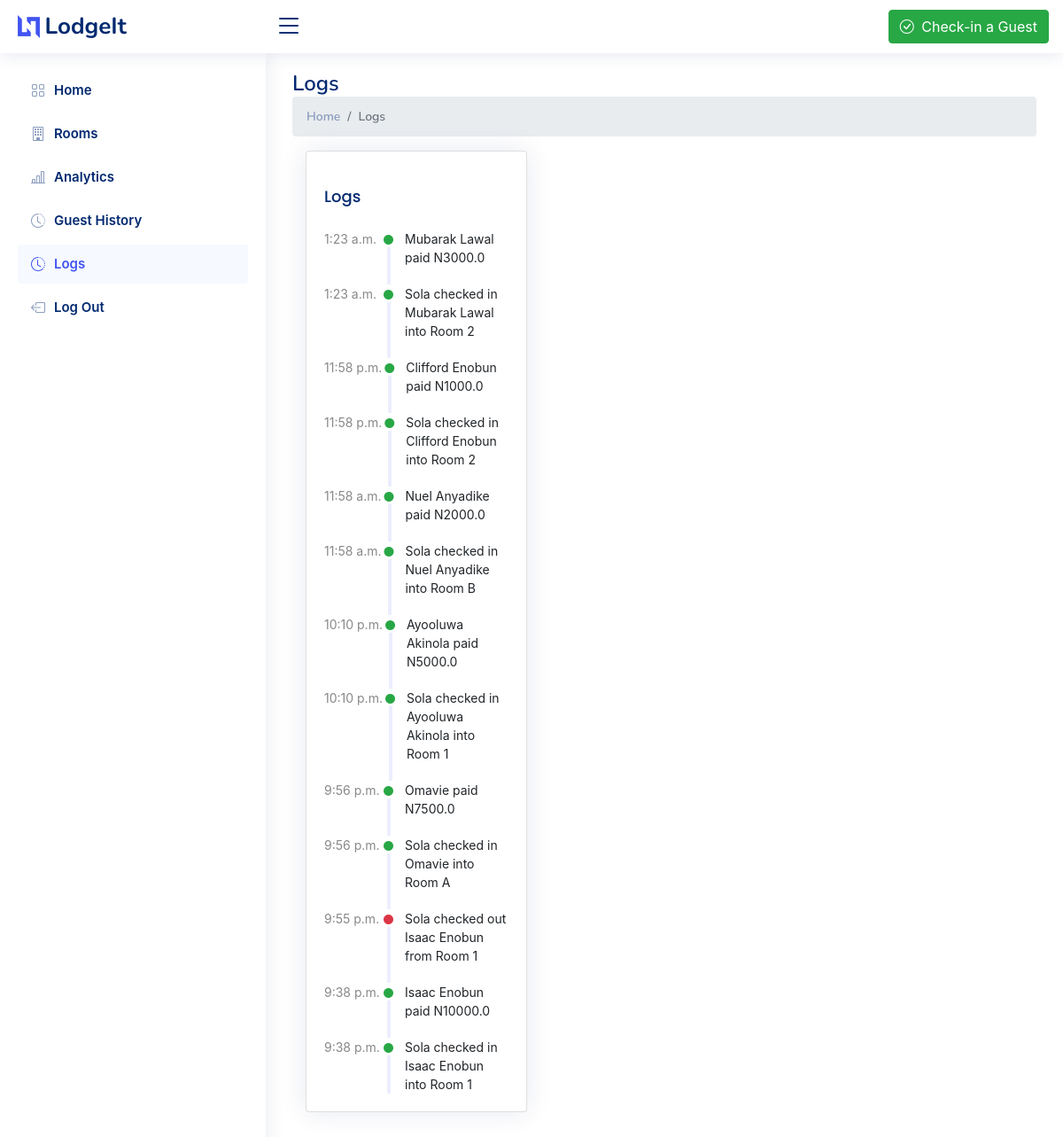
The app's page /logs/ (signed in), older data.
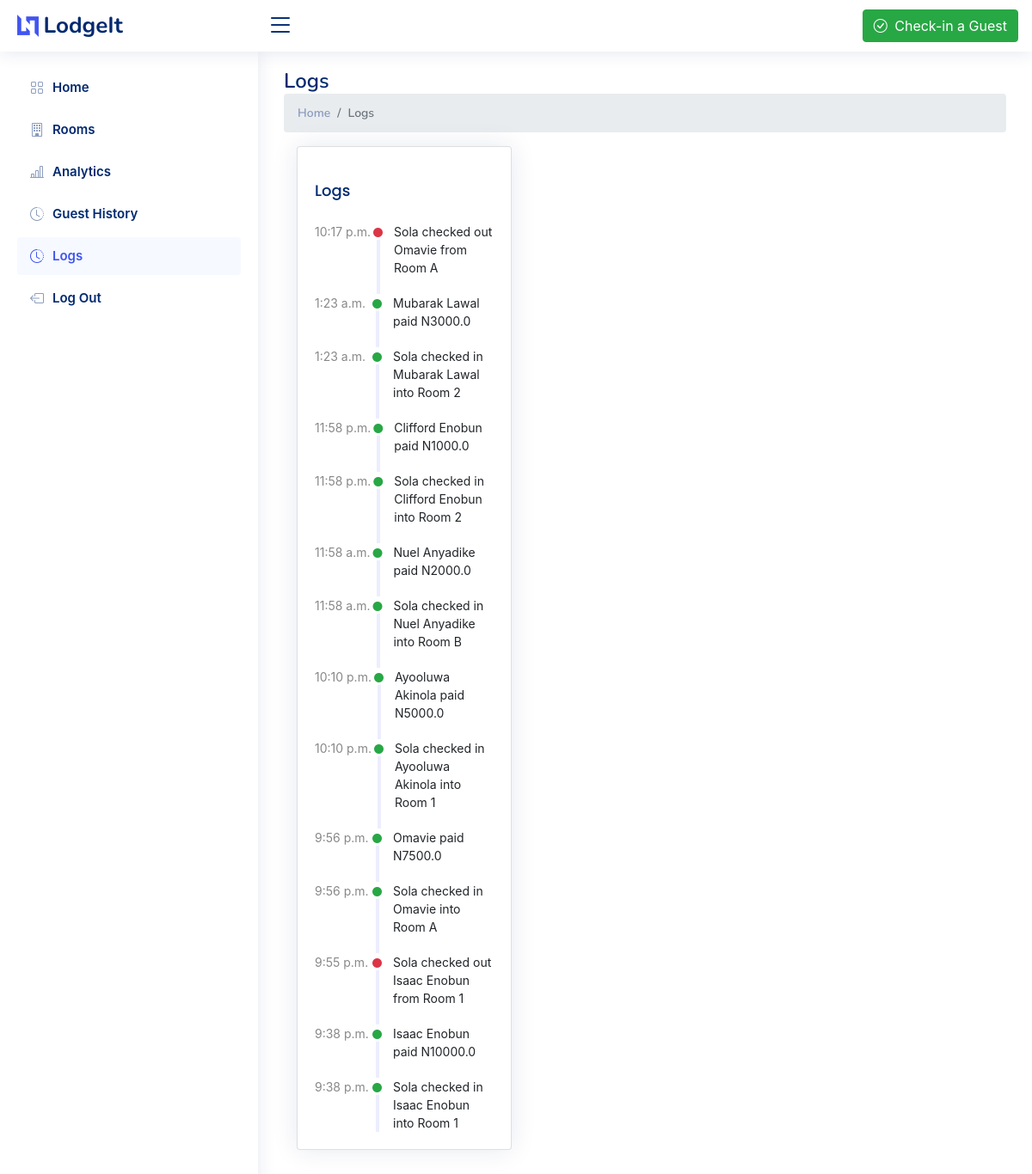
The same page, newer data.
### LodgeApp/models.py (models this page shows, shortened)
class Log(models.Model):
    staff = models.ForeignKey(Staff, on_delete=models.CASCADE)
    action = models.CharField(max_length=300, blank=True)
    check_status = models.BooleanField(default=False)
    timestamp = models.DateTimeField()
    company = models.ForeignKey(Company, on_delete=models.CASCADE, null=True)

### LodgeApp/views.py (the view)
# urls.py: path('logs/', views.logs, name='logs'),
def logs(request):
    if not request.user.is_authenticated:
        return redirect('sign-in')
    if request.user.is_authenticated and request.user.company is None:
        return redirect('onboarding')
    available_rooms = Room.objects.filter(room_status=False,
                                          company=request.user.company)
    logs = Log.objects.filter(company=request.user.company).order_by('-id')
    context={
        'available_rooms':available_rooms,
        'logs':logs,
    }
    return render(request, 'logs.html', context)

### LodgeApp/templatetags/custom_filters.py (called while the page is built)
@register.filter(name='add_one_hour')
def add_one_hour(value):
    return value + timedelta(hours=1)

### LodgeApp/templates/logs.html (shortened to what this page needs)
{% extends 'base.html' %}
{% load static %}
{% load custom_filters %}
{% block content %}
<body>
    {% include 'partials/_header.html' %}
    {% include 'sidebar.html' %}
    <main id="main" class="main">
      <div class="pagetitle">
        <h1>Logs</h1>
        <nav>
          <ol class="breadcrumb">
            <li class="breadcrumb-item"><a href="{% url 'dashboard' %}">Home</a></li>
            <li class="breadcrumb-item active">Logs</li>
          </ol>
        </nav>
      </div>
      <section class="section dashboard">
          <div class="col-lg-4">
            <div class="card">
              <div class="card-body">
                <h5 class="card-title">Logs</h5>
                {% for log in logs %}
                <div class="activity">
                  <div class="activity-item d-flex">
                    <div class="activite-label">{{log.timestamp | add_one_hour | date:'P'}}</div>
                    {% if log.check_status %}
                        <i
                        class="bi bi-circle-fill activity-badge text-success align-self-start"
                      ></i>
                      <div class="activity-content">
                        {{log.action}}
                      </div>
                      {% else %}
                        <i
                        class="bi bi-circle-fill activity-badge text-danger align-self-start"
                      ></i>
                      <div class="activity-content">
                        {{log.action}}
                      </div>
                    {% endif %}
                  </div>
                {% endfor %}
                </div>
              </div>
            </div>
          </div>
        </div>
      </section>
    </main>
  </body>
  {% endblock content %}

Row changes from the older to the newer data that the page shows:
added Log: timestamp|add_one_hour "10:17 p.m.", action "Sola checked out Omavie from Room A"
